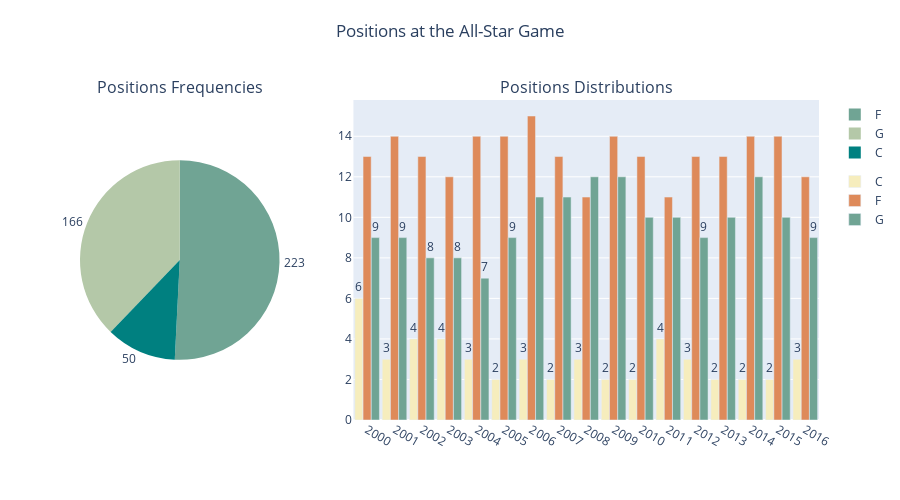

Notebook source saved alongside this figure:
### Code cell
df_Pos = pd.DataFrame(df.groupby('Pos').size()).reset_index()
df_Pos.columns = ['Pos','Count']
df_Pos_Year = pd.DataFrame(df.groupby(['Year','Pos']).size()).reset_index()
df_Pos_Year.columns = ['Year','Pos','Count']


def color_selection(pos):
    if pos == 'G':
        color = 'rgb(112, 164, 148)'
    elif pos == 'F':
        color = 'rgb(222, 138, 90)'
    else:
        color = 'rgb(246, 237, 189)'
    return color

fig = make_subplots(
    rows=1, cols=2,
    specs=[[{'type':'domain'}, {}]],
    column_widths=[0.3, 0.7],
    subplot_titles=('Positions Frequencies',
                    'Positions Distributions'))

fig.add_trace(
    go.Pie(
        labels = df_Pos.Pos,
        values = df_Pos.Count,
        name = 'Positions',
        text = df_Pos.Count,
        hoverinfo='label+percent+name',
        textinfo= 'percent+label+text',
        textposition = 'inside',
        marker = dict(
            colors = plotly.colors.diverging.Geyser,
        ),
        legendgroup='pie'
    ),
    row = 1,
    col = 1
)

for pos in df_Pos_Year.Pos.unique():

    fig.add_trace(
        go.Bar(
            x=df_Pos_Year.loc[df_Pos_Year['Pos'] == pos].Year,
            y=df_Pos_Year.loc[df_Pos_Year['Pos'] == pos].Count,
            name=pos,
            text = df_Pos_Year.loc[df_Pos_Year['Pos'] == pos].Count,
            texttemplate='%{text:f}',
            textposition='inside',
            legendgroup='bar',
            marker=dict(
                      color=color_selection(pos),
                      colorscale='geyser',
                     ),
        ),
        row = 1,
        col = 2,
    )


fig.update_traces(texttemplate='%{text:s}', textposition='outside')
fig.update_layout(
    title={'text': "Positions at the All-Star Game",
           'y':0.95,
           'x':0.5,
           'xanchor': 'center',
           'yanchor': 'top'},
    
    xaxis_tickfont_size=12,
    yaxis2=dict(
        titlefont_size=16,
        tickfont_size=14,
        range = [0,df_Pos_Year.Count.max()*1.2]
    ),
    height = 500,
    showlegend = True,
    barmode='group',
    bargap=0.1,
    bargroupgap=0.01 
)
fig.update_xaxes(type='category',categoryorder='category ascending')
fig.update_layout(uniformtext_minsize=8, uniformtext_mode='hide')
fig.show()

### Figure 1 — Plotly figure (JSON) as saved in the notebook; plotly's stock layout.template omitted (floating-point values rounded to 4 significant figures)
{"data": [{"domain": {"x": [0.0, 0.27], "y": [0.0, 1.0]}, "hoverinfo": "label+percent+name", "labels": ["C", "F", "G"], "legendgroup": "pie", "marker": {"colors": ["rgb(0, 128, 128)", "rgb(112, 164, 148)", "rgb(180, 200, 168)", "rgb(246, 237, 189)", "rgb(237, 187, 138)", "rgb(222, 138, 90)", "rgb(202, 86, 44)"]}, "name": "Positions", "text": [50, 223, 166], "textinfo": "percent+label+text", "textposition": "outside", "texttemplate": "%{text:s}", "type": "pie", "values": [50, 223, 166]}, {"legendgroup": "bar", "marker": {"color": "rgb(246, 237, 189)", "colorscale": [[0.0, "rgb(0, 128, 128)"], [0.1667, "rgb(112, 164, 148)"], [0.3333, "rgb(180, 200, 168)"], [0.5, "rgb(246, 237, 189)"], [0.6667, "rgb(237, 187, 138)"], [0.8333, "rgb(222, 138, 90)"], [1.0, "rgb(202, 86, 44)"]]}, "name": "C", "text": [6.0, 3.0, 4.0, 4.0, 3.0, 2.0, 3.0, 2.0, 3.0, 2.0, 2.0, 4.0, 3.0, 2.0, 2.0, 2.0, 3.0], "textposition": "outside", "texttemplate": "%{text:s}", "type": "bar", "x": [2000, 2001, 2002, 2003, 2004, 2005, 2006, 2007, 2008, 2009, 2010, 2011, 2012, 2013, 2014, 2015, 2016], "xaxis": "x", "y": [6, 3, 4, 4, 3, 2, 3, 2, 3, 2, 2, 4, 3, 2, 2, 2, 3], "yaxis": "y"}, {"legendgroup": "bar", "marker": {"color": "rgb(222, 138, 90)", "colorscale": [[0.0, "rgb(0, 128, 128)"], [0.1667, "rgb(112, 164, 148)"], [0.3333, "rgb(180, 200, 168)"], [0.5, "rgb(246, 237, 189)"], [0.6667, "rgb(237, 187, 138)"], [0.8333, "rgb(222, 138, 90)"], [1.0, "rgb(202, 86, 44)"]]}, "name": "F", "text": [13.0, 14.0, 13.0, 12.0, 14.0, 14.0, 15.0, 13.0, 11.0, 14.0, 13.0, 11.0, 13.0, 13.0, 14.0, 14.0, 12.0], "textposition": "outside", "texttemplate": "%{text:s}", "type": "bar", "x": [2000, 2001, 2002, 2003, 2004, 2005, 2006, 2007, 2008, 2009, 2010, 2011, 2012, 2013, 2014, 2015, 2016], "xaxis": "x", "y": [13, 14, 13, 12, 14, 14, 15, 13, 11, 14, 13, 11, 13, 13, 14, 14, 12], "yaxis": "y"}, {"legendgroup": "bar", "marker": {"color": "rgb(112, 164, 148)", "colorscale": [[0.0, "rgb(0, 128, 128)"], [0.1667, "rgb(112, 164, 148)"], [0.3333, "rgb(180, 200, 168)"], [0.5, "rgb(246, 237, 189)"], [0.6667, "rgb(237, 187, 138)"], [0.8333, "rgb(222, 138, 90)"], [1.0, "rgb(202, 86, 44)"]]}, "name": "G", "text": [9.0, 9.0, 8.0, 8.0, 7.0, 9.0, 11.0, 11.0, 12.0, 12.0, 10.0, 10.0, 9.0, 10.0, 12.0, 10.0, 9.0], "textposition": "outside", "texttemplate": "%{text:s}", "type": "bar", "x": [2000, 2001, 2002, 2003, 2004, 2005, 2006, 2007, 2008, 2009, 2010, 2011, 2012, 2013, 2014, 2015, 2016], "xaxis": "x", "y": [9, 9, 8, 8, 7, 9, 11, 11, 12, 12, 10, 10, 9, 10, 12, 10, 9], "yaxis": "y"}], "layout": {"annotations": [{"font": {"size": 16}, "showarrow": false, "text": "Positions Frequencies", "x": 0.135, "xanchor": "center", "xref": "paper", "y": 1.0, "yanchor": "bottom", "yref": "paper"}, {"font": {"size": 16}, "showarrow": false, "text": "Positions Distributions", "x": 0.685, "xanchor": "center", "xref": "paper", "y": 1.0, "yanchor": "bottom", "yref": "paper"}], "bargap": 0.1, "bargroupgap": 0.01, "barmode": "group", "height": 500, "showlegend": true, "title": {"text": "Positions at the All-Star Game", "x": 0.5, "xanchor": "center", "y": 0.95, "yanchor": "top"}, "uniformtext": {"minsize": 8, "mode": "hide"}, "xaxis": {"anchor": "y", "categoryorder": "category ascending", "domain": [0.37, 1.0], "tickfont": {"size": 12}, "type": "category"}, "yaxis": {"anchor": "x", "domain": [0.0, 1.0]}, "yaxis2": {"range": [0, 18.0], "tickfont": {"size": 14}, "title": {"font": {"size": 16}}}}}
